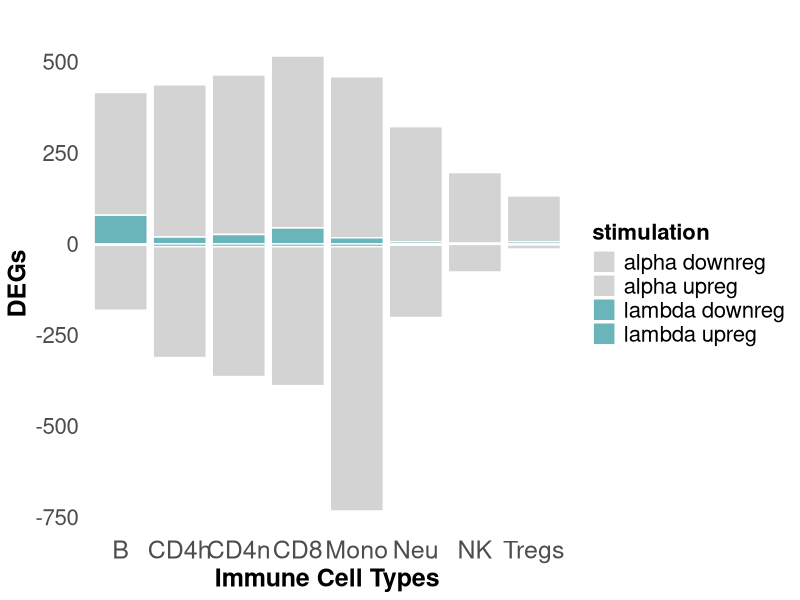
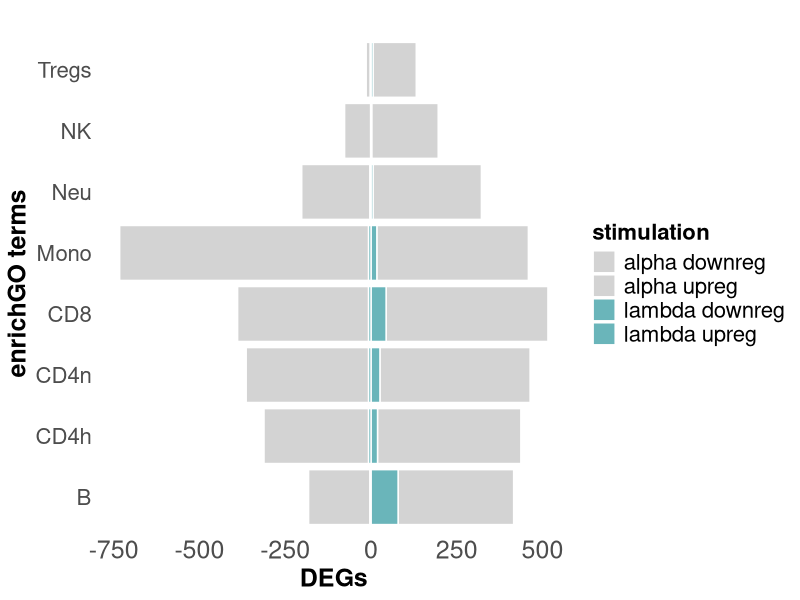
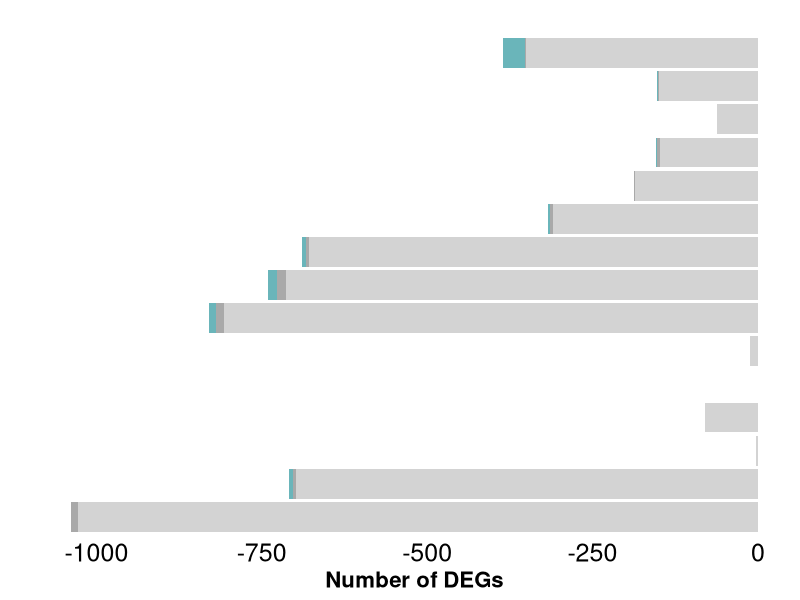

Generate these figures, in order, with R: (Note: this script raises an error after producing the figures.)
# DEG quantification stacked bar graph 

library(ggplot2)

##### Stacked Bar graph DEGs up & down #####
# Y values : 
DEGs <- c(442, 17, -726, -7,
          316, 6, -199, -3, 
          418, 19, -305, -7, 
          438, 26, -357, -7,
          126, 6, -12, -2,
          472, 44, -382, -7,
          194, 2, -76, -1,
          337, 79, -179, -3
)
# x groups : 
CellTypes <- c(rep("Mono", 4), 
               rep("Neu", 4),
               rep("CD4h", 4),
               rep("CD4n", 4),
               rep("Tregs", 4),
               rep("CD8", 4),
               rep("NK", 4),
               rep("B", 4))
# stacks : 
stimulation <- rep(c("alpha upreg", "lambda upreg", "alpha downreg", "lambda downreg"), 8)
# other : 
grouped <- data.frame(stimulation, CellTypes, DEGs)

colours <- c("#b0d8da", "#57a8eb","#6ab5ba","#187bcd")
colours <- c("#d3d3d3","#d3d3d3", "#6ab5ba","#6ab5ba")

# Plot : 
horizontal <- ggplot(
  grouped,
  aes(fill = stimulation, y = DEGs, x = CellTypes)) +
  geom_bar(color = "white", position = "stack", stat = "identity") +
  theme_minimal() +
  scale_fill_manual(values = colours) +
  labs(title = "", x = "Immune Cell Types", y = "DEGs") +
  theme(
    axis.text.x = element_text(size = 18),
    axis.text.y = element_text(size = 16),
    axis.title = element_text(size = 18, face = "bold"),
    legend.title = element_text(size = 16, face = "bold"),
    legend.text = element_text(size = 16),
    panel.grid.major = element_blank(), # Remove major grid lines
    panel.grid.minor = element_blank()  # Remove minor grid lines
  )

vertical <- ggplot(
  grouped,
  aes(fill = stimulation, y = CellTypes, x = DEGs)) +
  geom_bar(color = "white", position = "stack", stat = "identity") +
  theme_minimal() +
  scale_fill_manual(values = colours) +
  #labs(title = "", x = "DEGs", y = "Immune Cell Types") +
  labs(title = "", x = "DEGs", y = "enrichGO terms") +
  theme(
    axis.text.x = element_text(size = 18),
    axis.text.y = element_text(size = 16),
    axis.title = element_text(size = 18, face = "bold"),
    legend.title = element_text(size = 16, face = "bold"),
    legend.text = element_text(size = 16),
    panel.grid.major = element_blank(), # Remove major grid lines
    panel.grid.minor = element_blank()  # Remove minor grid lines
  )


##### Stacked Bar graph DEGs #####

# Y values : 
DEGs <- c(1028, 10, 1, # monocytes
          699, 4, 6, # neutrophils
          # 1209, 13, # myeloid 
          3, 0, 0,   # DCs
          80, 0, 0, # myeloid dericed dendritic cells
          0, 0, 0, # pDCs

          # 297, 51, # dendritic cells 

          12, 0, 0, # platelets 

          807, 12, 11, # T cells
          714, 13, 13, # CD4h
          678, 5, 6, # naive cd8
          310, 5, 3, # NKT
          186, 1, 1, # cyto CD8
          148, 5, 1, # T regs 
          62, 0, 0, # CD4
          150, 1, 1, # NK
          # 935, 33, # overall T 

          350, 2, 34 # B
)

# x groups : 
CellTypes <- c(rep("mono", 3), 
               rep("neu", 3),
               # rep("myeloid", 2),
               rep("DCs", 3),
               rep("mDCs", 3),
               rep("pDCs", 3),

               rep("platelets", 3),

               rep("T", 3),
               rep("CD4h", 3),
               rep("nCD8", 3),
               rep("NKT", 3),
               rep("cCD8", 3),
               rep("Tregs", 3),
               rep("CD4", 3),
               rep("NK", 3),
               # rep("all_T", 2),

               rep("B", 3))
# stacks : 
Treatment <- rep(c("alpha", "common", "lambda"), 15)

# create data frame :  
grouped <- data.frame(Treatment, CellTypes, DEGs)

# Modify the order of CellTypes as a factor: (prevents alphabetically losing NB information)
grouped$CellTypes <- factor(grouped$CellTypes, levels = c(
  "mono", "neu", "DCs","mDCs","pDCs","platelets","T","CD4h","nCD8","NKT","cCD8","Tregs","CD4","NK","B"))


colours <- c("lightgrey", "darkgrey", "#6ab5ba")


# Plot : 
verticalDEGs <- ggplot(
  grouped,
  aes(fill = rev(Treatment), y = CellTypes, x = -DEGs)) +  # Reverse x-axis and fill order
  geom_bar(color = NA, position = "stack", stat = "identity") +
  theme_minimal() +
  scale_fill_manual(values = rev(colours)) +  # Reverse fill colors
  labs(title = "", x = "Number of DEGs", y = "") +
  theme(
    axis.text.x = element_text(size = 18, colour = "black"),
    axis.text.y = element_blank(),  # Remove y-axis labels
    axis.title = element_text(size = 16, face = "bold", colour = "black", margin = margin(t = 10)),
    legend.title = element_blank(),
    legend.text = element_blank(),
    panel.grid.major = element_blank(), # Remove major grid lines
    panel.grid.minor = element_blank()  # Remove minor grid lines
  ) + 
  guides(fill = "none")  # Remove the legend

##### Stacked Bar graph for GO terms #####

# Y values : 
Goterms <- c(766, 0, 7, # monocytes
          598, 2, 67, # neutrophils
          # 1209, 13, # myeloid 
          53, 0, 0,   # DCs
          125, 0, 0, # myeloid dericed dendritic cells
          0, 0, 0, # pDCs
          
          # 297, 51, # dendritic cells 
          
          11, 0, 0, # platelets 
          
          493, 1, 2, # T cells
          406, 3, 6, # CD4h
          416, 4, 0, # naive cd8
          282, 1, 0, # NKT
          190, 1, 0, # cyto CD8
          203, 0, 13, # T regs 
          129, 0, 0, # CD4
          207, 0, 1, # NK
          # 935, 33, # overall T 
          
          339, 70, 10 # B
)

# x groups : 
CellTypes <- c(rep("mono", 3), 
               rep("neu", 3),
               # rep("myeloid", 2),
               rep("DCs", 3),
               rep("mDCs", 3),
               rep("pDCs", 3),
               
               rep("platelets", 3),
               
               rep("T", 3),
               rep("CD4h", 3),
               rep("nCD8", 3),
               rep("NKT", 3),
               rep("cCD8", 3),
               rep("Tregs", 3),
               rep("CD4", 3),
               rep("NK", 3),
               # rep("all_T", 2),
               
               rep("B", 3))
# stacks : 
Treatment <- rep(c("alpha", "common", "lambda"), 15)

# create data frame :  
grouped <- data.frame(Treatment, CellTypes, Goterms)

# Reorder the data frame based on DEGs within each CellTypes group
grouped <- grouped %>% arrange(CellTypes, Treatment, -Goterms)


# Modify the order of CellTypes as a factor: (prevents alphabetically losing NB information)
grouped$CellTypes <- factor(grouped$CellTypes, levels = c(
  "mono", "neu", "DCs","mDCs","pDCs","platelets","T","CD4h","nCD8","NKT","cCD8","Tregs","CD4","NK","B"))


colours <- c("lightgrey", "darkgrey", "#6ab5ba")


# Plot : 
verticalGO <- ggplot(
  grouped,
  aes(fill = rev(Treatment), y = CellTypes, x = Goterms)) +
  geom_bar(color = NA, position = "stack", stat = "identity") +
  theme_minimal() +
  scale_fill_manual(values = rev(colours)) +
  labs(title = "", x = "Number of enriched GO terms", y = "") +
  theme(
    axis.text.x = element_text(size = 18, colour = "black"),
    axis.text.y = element_text(size = 16, colour = "black", hjust = 0.5),  # Center-align y-axis text
    axis.title = element_text(size = 16, face = "bold", colour = "black", margin = margin(t = 10)),
    legend.title = element_text(size = 16, face = "bold", colour= "black", margin = margin(t = -50)),
    legend.text = element_text(size = 16, colour= "black"),
    panel.grid.major = element_blank(), # Remove major grid lines
    panel.grid.minor = element_blank()  # Remove minor grid lines
  )

##### Stacked bar graph together #####
verticalDEGs | verticalGO 

##### DGEA #####

# L6: B cells lambda specific 
# Y values : 
process <- L6_lambda$Description
# x groups : 
Count <- L6_lambda$Count

pvalue <- L6_lambda$p.adjust

grouped <- data.frame(process, Count, pvalue)

# Plot
B_bar <- ggplot(
  grouped,
  aes(fill = pvalue, y = process, x = Count)) +
  geom_bar(stat = "identity", color = "black", position = "stack") + 
  theme_minimal() +
  scale_fill_gradient(low = "#d3d3d3", high = "#6ab5ba") +  # Use scale_fill_gradient
  labs(title = "B", x = "Count", y = "") +
  theme(
    axis.text.x = element_text(size = 18, colour = "black"),
    axis.text.y = element_text(size = 16, colour = "black"),
    title = element_text(size = 20, face = "bold", colour = "black", vjust = 0.5),
    axis.title = element_text(size = 18, face = "bold", colour = "black", margin = margin(t = 10)),
    legend.title = element_text(size = 16, face = "bold", colour= "black", margin = margin(t = -50)),
    legend.text = element_text(size = 16, colour= "black"),
    panel.grid.major = element_blank(),  # Remove major grid lines
    panel.grid.minor = element_blank(),   # Remove minor grid lines
    panel.border = element_rect(color = "black", fill = NA, size = 1),
    plot.title.position = "plot")



# L2: CD4 naive lambda specific 
# Y values : 
process <- L2_lambda$Description
# x groups : 
Count <- L2_lambda$Count

pvalue <- L2_lambda$p.adjust

grouped <- data.frame(process, Count, pvalue)

# Plot
L2_bar <- ggplot(
  grouped,
  aes(fill = pvalue, y = process, x = Count)) +
  geom_bar(stat = "identity", color = "black", position = "stack") + 
  theme_minimal() +
  scale_fill_gradient(low = "#d3d3d3", high = "#6ab5ba") +  # Use scale_fill_gradient
  labs(title = "CD4 naive", x = "Count", y = "") +
  theme(
    axis.text.x = element_text(size = 18, colour = "black"),
    axis.text.y = element_text(size = 16, colour = "black"),
    title = element_text(size = 20, face = "bold", colour = "black", vjust = 0.5),
    axis.title = element_text(size = 18, face = "bold", colour = "black", margin = margin(t = 10)),
    legend.title = element_text(size = 16, face = "bold", colour= "black", margin = margin(t = -50)),
    legend.text = element_text(size = 16, colour= "black"),
    panel.grid.major = element_blank(),  # Remove major grid lines
    panel.grid.minor = element_blank(),   # Remove minor grid lines
    panel.border = element_rect(color = "black", fill = NA, size = 1),
    plot.title.position = "plot")


# L1: CD4 helper lambda specific 
# Y values : 
process <- L1_lambda$Description
# x groups : 
Count <- L1_lambda$Count

pvalue <- L1_lambda$p.adjust

grouped <- data.frame(process, Count, pvalue)

# Plot
L1_bar <- ggplot(
  grouped,
  aes(fill = pvalue, y = process, x = Count)) +
  geom_bar(stat = "identity", color = "black", position = "stack") + 
  theme_minimal() +
  scale_fill_gradient(low = "#d3d3d3", high = "#6ab5ba") +  # Use scale_fill_gradient
  labs(title = "CD4 helper", x = "Count", y = "") +
  theme(
    axis.text.x = element_text(size = 18, colour = "black"),
    axis.text.y = element_text(size = 16, colour = "black"),
    title = element_text(size = 20, face = "bold", colour = "black", vjust = 0.5),
    axis.title = element_text(size = 18, face = "bold", colour = "black", margin = margin(t = 10)),
    legend.title = element_text(size = 16, face = "bold", colour= "black", margin = margin(t = -50)),
    legend.text = element_text(size = 16, colour= "black"),
    panel.grid.major = element_blank(),  # Remove major grid lines
    panel.grid.minor = element_blank(),   # Remove minor grid lines
    panel.border = element_rect(color = "black", fill = NA, size = 1),
    plot.title.position = "plot")

# M2: neutrophils lambda specific 

subset <- c("GO:0006775", "GO:0071354","GO:0033280","GO:0071295","GO:0071305","GO:0042359","GO:0009111","GO:0042363","GO:1990573","GO:0070741")

M2_lambda <- M2_lambda[M2_lambda$ID %in% subset,]

# Y values : 
process <- M2_lambda$Description
# x groups : 
Count <- M2_lambda$Count

pvalue <- M2_lambda$p.adjust

grouped <- data.frame(process, Count, pvalue)

# Plot
M2_bar <- ggplot(
  grouped,
  aes(fill = pvalue, y = process, x = Count)) +
  geom_bar(stat = "identity", color = "black", position = "stack") + 
  theme_minimal() +
  scale_fill_gradient(low = "#d3d3d3", high = "#6ab5ba") +  # Use scale_fill_gradient
  labs(title = "Neutrophils", x = "Count", y = "") +
  theme(
    axis.text.x = element_text(size = 18, colour = "black"),
    axis.text.y = element_text(size = 16, colour = "black"),
    title = element_text(size = 20, face = "bold", colour = "black", vjust = 0.5),
    axis.title = element_text(size = 18, face = "bold", colour = "black", margin = margin(t = 10)),
    legend.title = element_text(size = 16, face = "bold", colour= "black", margin = margin(t = -50)),
    legend.text = element_text(size = 16, colour= "black"),
    panel.grid.major = element_blank(),  # Remove major grid lines
    panel.grid.minor = element_blank(),   # Remove minor grid lines
    panel.border = element_rect(color = "black", fill = NA, size = 1),
    plot.title.position = "plot")

# L4: CD8 lambda specific
L4_lambda$Description[5] <- "DNA damage response signalling"

# Y values : 
process <- L4_lambda$Description
# x groups : 
Count <- L4_lambda$Count

pvalue <- L4_lambda$p.adjust

grouped <- data.frame(process, Count, pvalue)

# Plot
L4_bar <- ggplot(
  grouped,
  aes(fill = pvalue, y = process, x = Count)) +
  geom_bar(stat = "identity", color = "black", position = "stack", width = 1) + 
  theme_minimal() +
  scale_fill_gradient(low = "#d3d3d3", high = "#6ab5ba") +  # Use scale_fill_gradient
  labs(title = "CD8", x = "Count", y = "") +
  theme(
    axis.text.x = element_text(size = 18, colour = "black"),
    axis.text.y = element_text(size = 16, colour = "black"),
    title = element_text(size = 20, face = "bold", colour = "black", vjust = 0.5),
    axis.title = element_text(size = 18, face = "bold", colour = "black", margin = margin(t = 10)),
    legend.title = element_text(size = 16, face = "bold", colour= "black", margin = margin(t = -50)),
    legend.text = element_text(size = 16, colour= "black"),
    panel.grid.major = element_blank(),  # Remove major grid lines
    panel.grid.minor = element_blank(),   # Remove minor grid lines
    panel.border = element_rect(color = "black", fill = NA, size = 1),
    plot.title.position = "plot") 


# L3  Tregs lambda specific 

subset <- c("GO:0002181", "GO:0042273", "GO:0030643", "GO:0042363", "GO:0009111","GO:0044320", "GO:0042359","GO:0044321","GO:0071305","GO:0006706","GO:0033280", "GO:0030279", "GO:0071354", "GO:0006775", "GO:0031670","GO:0070741", "GO:0055062", "GO:0071107", "GO:0044320")

L3_lambda <- L3_lambda[L3_lambda$ID %in% subset,]

# Y values : 
process <- L3_lambda$Description
# x groups : 
Count <- L3_lambda$Count

pvalue <- L3_lambda$p.adjust

grouped <- data.frame(process, Count, pvalue)

# Plot
L3_bar <- ggplot(
  grouped,
  aes(fill = pvalue, y = process, x = Count)) +
  geom_bar(stat = "identity", color = "black", position = "stack") + 
  theme_minimal() +
  scale_fill_gradient(low = "#d3d3d3", high = "#6ab5ba") +  # Use scale_fill_gradient
  labs(title = "Tregulatory", x = "Count", y = "") +
  theme(
    axis.text.x = element_text(size = 18, colour = "black"),
    axis.text.y = element_text(size = 16, colour = "black"),
    title = element_text(size = 20, face = "bold", colour = "black", vjust = 0.5),
    axis.title = element_text(size = 18, face = "bold", colour = "black", margin = margin(t = 10)),
    legend.title = element_text(size = 16, face = "bold", colour= "black", margin = margin(t = -50)),
    legend.text = element_text(size = 16, colour= "black"),
    panel.grid.major = element_blank(),  # Remove major grid lines
    panel.grid.minor = element_blank(),   # Remove minor grid lines
    panel.border = element_rect(color = "black", fill = NA, size = 1),
    plot.title.position = "plot")

